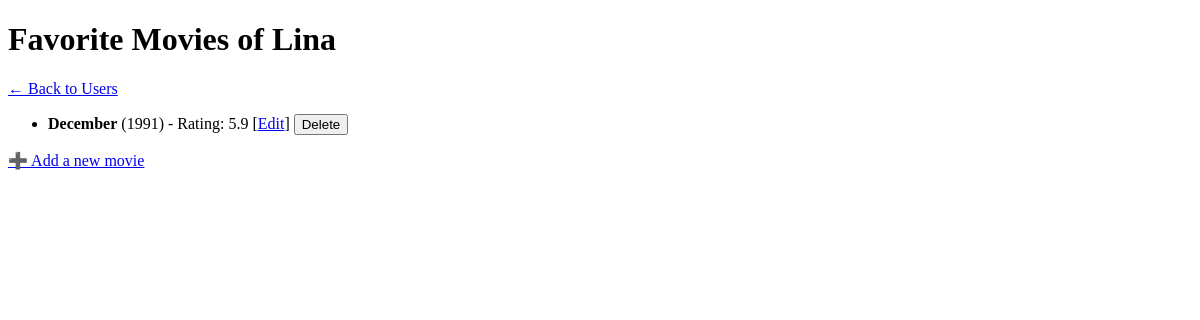
Before: /users/1 with the older database file.
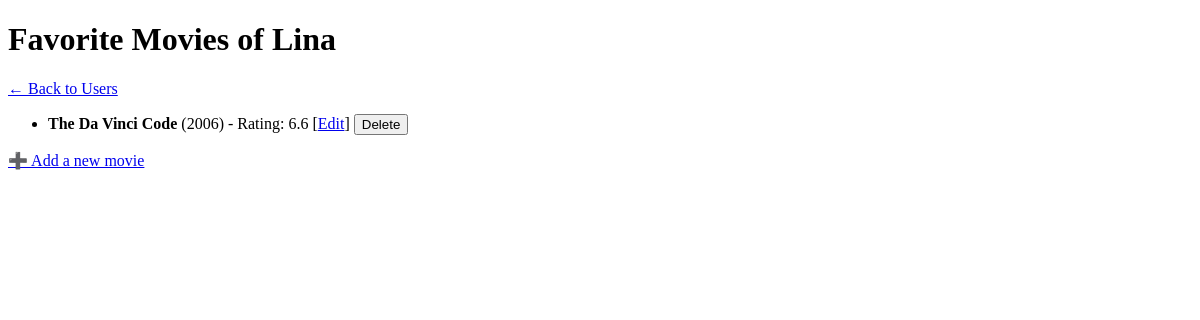
After: the same page with the newer database file.
### models.py (models this page shows)
class User(db.Model):
	__tablename__ = "users"
	id = db.Column(db.Integer, primary_key=True)
	name = db.Column(db.String(100), nullable=False)
	movies = db.relationship(
		"Movie",
		back_populates="user",
		cascade="all, delete-orphan",
	)

class Movie(db.Model):
	__tablename__ = "movies"
	id = db.Column(db.Integer, primary_key=True)
	name = db.Column(db.String(200), nullable=False)
	director = db.Column(db.String, nullable=False)
	year = db.Column(db.Integer, nullable=False)
	rating = db.Column(db.Float, nullable=False)
	user_id = db.Column(db.Integer, db.ForeignKey("users.id"), nullable=False)
	user = db.relationship("User", back_populates="movies")

### app.py (the view)
@app.route("/users/<int:user_id>")
def user_movies(user_id):
	user = get_user_or_404(user_id)
	movies = data_manager.get_user_movies(user_id)
	return render_template("user_movies.html", user=user, movies=movies)

### app.py (called while the page is built)
def get_user_or_404(user_id: int):
	user = data_manager.get_user(user_id)
	if user is None:
		abort(404)
	return user

### datamanager/sqlite_data_manager.py (called while the page is built)
	def get_user(self, user_id: int) -> Optional[User]:
		return self.session.get(User, user_id)

	def get_user_movies(self, user_id: int) -> List[Movie]:
		return (
			self.session.query(Movie)
			.filter(Movie.user_id == user_id)
			.all()
		)

### templates/user_movies.html (shortened to what this page needs)
<!doctype html>
<html lang="en">
<head>
</head>
<body>
    <h1>Favorite Movies of {{ user['name'] }}</h1>
    <p><a href="{{ url_for('list_users') }}">← Back to Users</a></p>
    <ul>
        {% for movie in movies %}
            <li>
                <strong>{{ movie['name'] }}</strong>
                ({{ movie['year'] }}) - Rating: {{ movie['rating'] }}
                [<a href="{{ url_for('update_movie', user_id=user['id'], movie_id=movie['id']) }}">Edit</a>]
                <form action="{{ url_for('delete_movie', user_id=user['id'], movie_id=movie['id']) }}"
                      method="post" style="display:inline;">
                    <button type="submit">Delete</button>
                </form>
            </li>
        {% else %}
            <li>No movies yet for this user.</li>
        {% endfor %}
    </ul>
    <p><a href="{{ url_for('add_movie', user_id=user['id']) }}">➕ Add a new movie</a></p>
</body>
</html>

Changed rows visible on the page:
removed Movie: name "December", year "1991", rating "5.9"
added Movie: name "The Da Vinci Code", year "2006", rating "6.6"
